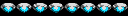

A 2D game scene composited from a Tiled map and its tileset images. What follows is a short description and the map's XML, with every tile layer's data as written:
An orthogonal 8x1 tile map with 16x16 px tiles, 1 tile layer (Kachelebene 1).

<map version="1.9" tiledversion="1.9.2" orientation="orthogonal" renderorder="right-down" width="8" height="1" tilewidth="16" tileheight="16" infinite="0" nextlayerid="2" nextobjectid="1">
 <tileset firstgid="1" source="Tileset.tsx" />
 <layer id="1" name="Kachelebene 1" width="8" height="1">
  <data encoding="csv">
201,202,203,204,205,206,207,208
</data>
 </layer>
</map>
